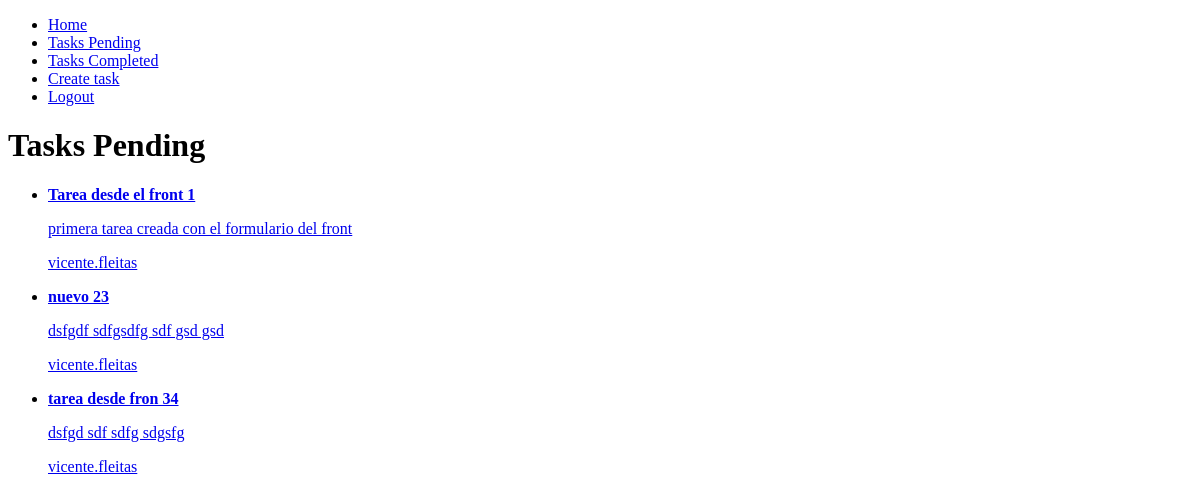
Before: /tasks/ (signed in) with the older database file.
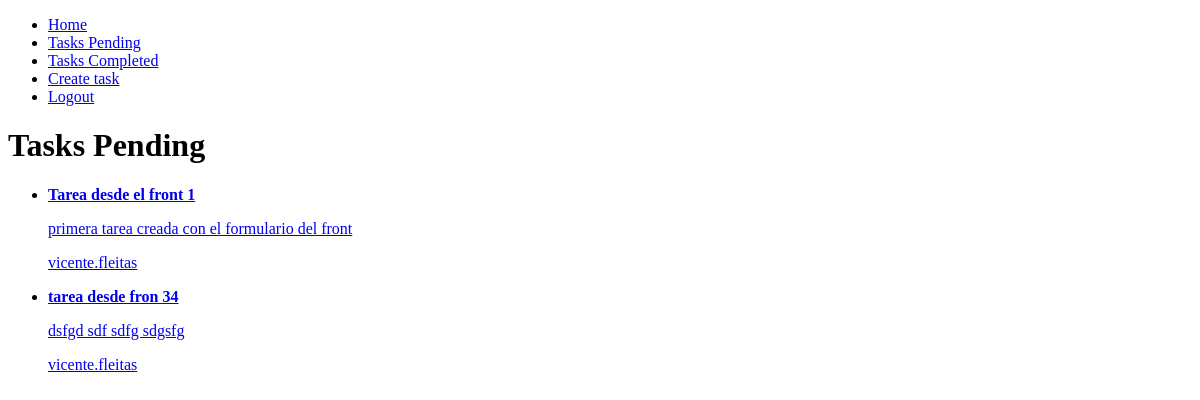
After: the same page with the newer database file.
### tasks/models.py (models this page shows, shortened)
class Task(models.Model):
    title = models.CharField(max_length=200)
    description = models.TextField(blank=True, null=True)
    created = models.DateTimeField(auto_now_add=True)
    datecompleted = models.DateTimeField(blank=True, null=True)
    important = models.BooleanField(default=False)
    user = models.ForeignKey(User, on_delete=models.CASCADE)

### tasks/views.py (the view)
# urls.py: path('tasks/', views.tasks, name='tasks'),
@login_required
def tasks(request):
    tasks = Task.objects.filter(user=request.user, datecompleted__isnull=True)
    return render(request, 'tasks.html', {'tasks': tasks})

### tasks/templates/tasks.html (shortened to what this page needs)
{%extends "base.html" %} {% block content %}
<h1>Tasks Pending</h1>
<ul>
  {%for task in tasks %}
  <li>
    <a href="{% url 'task_detail' task.id %}">
      {% if task.important %}
      <strong>{{task.title}}</strong>
      {% else %} {{task.title}} {% endif %}
      <p>{{task.description}}</p>
      <p>{{task.user.username}}</p>
    </a>
  </li>
  {%endfor %}
</ul>
{% endblock %}

Changed rows visible on the page:
no longer on this page (row edited): Task: title "nuevo 23", description "dsfgdf sdfgsdfg sdf gsd gsd", user.username "vicente.fleitas"
